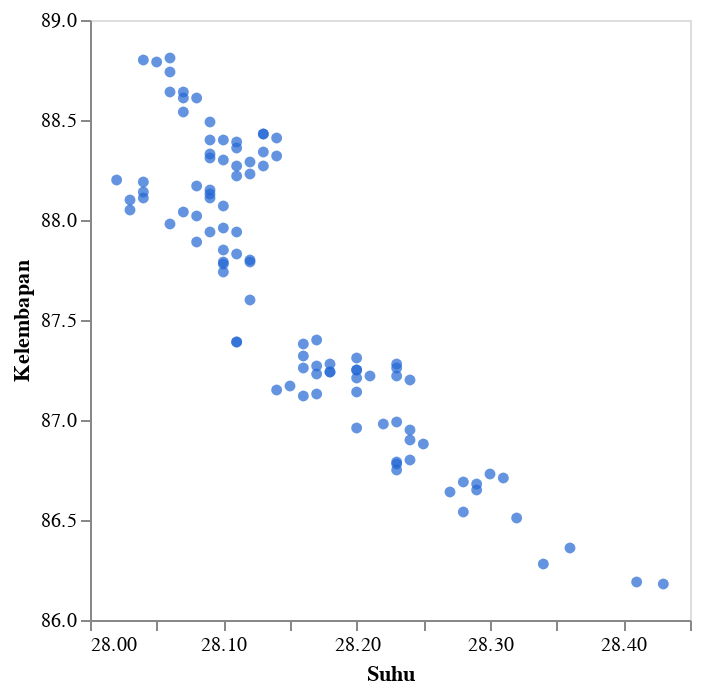

Notebook code for this chart:
### Code cell
(lambda: DeepnoteChart(dataIklim, """{"layer":[{"layer":[{"mark":{"clip":true,"type":"circle","color":"#2266D3","tooltip":true},"encoding":{"x":{"axis":{"grid":false},"sort":null,"type":"quantitative","field":"Suhu","scale":{"type":"linear","zero":false},"format":{"type":"default","decimals":null},"formatType":"numberFormatFromNumberType"},"y":{"axis":{"grid":false},"sort":null,"type":"quantitative","field":"Kelembapan","scale":{"type":"linear","zero":false},"format":{"type":"default","decimals":null},"formatType":"numberFormatFromNumberType"}}}]}],"title":"","config":{"legend":{}},"$schema":"https://vega.github.io/schema/vega-lite/v5.json","encoding":{},"usermeta":{"tooltipDefaultMode":true}}""") if 'DeepnoteChart' in globals() else _dntk.DeepnoteChart(dataIklim, """{"layer":[{"layer":[{"mark":{"clip":true,"type":"circle","color":"#2266D3","tooltip":true},"encoding":{"x":{"axis":{"grid":false},"sort":null,"type":"quantitative","field":"Suhu","scale":{"type":"linear","zero":false},"format":{"type":"default","decimals":null},"formatType":"numberFormatFromNumberType"},"y":{"axis":{"grid":false},"sort":null,"type":"quantitative","field":"Kelembapan","scale":{"type":"linear","zero":false},"format":{"type":"default","decimals":null},"formatType":"numberFormatFromNumberType"}}}]}],"title":"","config":{"legend":{}},"$schema":"https://vega.github.io/schema/vega-lite/v5.json","encoding":{},"usermeta":{"tooltipDefaultMode":true}}"""))()

### Figure 1 — Vega-Lite specification as saved in the notebook (floating-point values rounded to 4 significant figures)
{"layer": [{"layer": [{"mark": {"clip": true, "type": "circle", "color": "#2266D3", "tooltip": true}, "encoding": {"x": {"axis": {"grid": false}, "sort": null, "type": "quantitative", "field": "Suhu", "scale": {"type": "linear", "zero": false}, "format": {"type": "default", "decimals": null}, "formatType": "numberFormatFromNumberType"}, "y": {"axis": {"grid": false}, "sort": null, "type": "quantitative", "field": "Kelembapan", "scale": {"type": "linear", "zero": false}, "format": {"type": "default", "decimals": null}, "formatType": "numberFormatFromNumberType"}}}]}], "title": "", "config": {"legend": {}}, "$schema": "https://vega.github.io/schema/vega-lite/v5.json", "encoding": {}, "usermeta": {"tooltipDefaultMode": true}, "data": {"values": [{"Time": "2024-09-30T10:51:02", "Suhu": 28.43, "Kelembapan": 86.18, "Tekanan": 1011.0, "Embun": 25.9, "Volt": 4.06}, {"Time": "2024-09-30T10:52:02", "Suhu": 28.41, "Kelembapan": 86.19, "Tekanan": 1011.0, "Embun": 25.88, "Volt": 4.05}, {"Time": "2024-09-30T10:53:03", "Suhu": 28.34, "Kelembapan": 86.28, "Tekanan": 1011.0, "Embun": 25.83, "Volt": 4.05}, {"Time": "2024-09-30T10:54:02", "Suhu": 28.36, "Kelembapan": 86.36, "Tekanan": 1011.0, "Embun": 25.86, "Volt": 4.06}, {"Time": "2024-09-30T10:55:02", "Suhu": 28.32, "Kelembapan": 86.51, "Tekanan": 1011.0, "Embun": 25.85, "Volt": 4.06}, {"Time": "2024-09-30T10:56:03", "Suhu": 28.28, "Kelembapan": 86.54, "Tekanan": 1011.0, "Embun": 25.82, "Volt": 4.05}, {"Time": "2024-09-30T10:57:02", "Suhu": 28.31, "Kelembapan": 86.71, "Tekanan": 1011.0, "Embun": 25.88, "Volt": 4.05}, {"Time": "2024-09-30T10:58:02", "Suhu": 28.3, "Kelembapan": 86.73, "Tekanan": 1011.0, "Embun": 25.87, "Volt": 4.05}, {"Time": "2024-09-30T10:59:02", "Suhu": 28.29, "Kelembapan": 86.65, "Tekanan": 1011.0, "Embun": 25.85, "Volt": 4.05}, {"Time": "2024-09-30T11:00:03", "Suhu": 28.27, "Kelembapan": 86.64, "Tekanan": 1011.0, "Embun": 25.83, "Volt": 4.05}, {"Time": "2024-09-30T11:01:02", "Suhu": 28.28, "Kelembapan": 86.69, "Tekanan": 1011.0, "Embun": 25.85, "Volt": 4.06}, {"Time": "2024-09-30T11:02:02", "Suhu": 28.29, "Kelembapan": 86.68, "Tekanan": 1011.0, "Embun": 25.86, "Volt": 4.05}, {"Time": "2024-09-30T11:03:02", "Suhu": 28.23, "Kelembapan": 86.78, "Tekanan": 1011.0, "Embun": 25.82, "Volt": 4.05}, {"Time": "2024-09-30T11:04:02", "Suhu": 28.23, "Kelembapan": 86.75, "Tekanan": 1011.0, "Embun": 25.81, "Volt": 4.05}, {"Time": "2024-09-30T11:05:02", "Suhu": 28.23, "Kelembapan": 86.79, "Tekanan": 1011, "Embun": 25.82, "Volt": 4.06}, {"Time": "2024-09-30T11:06:02", "Suhu": 28.24, "Kelembapan": 86.8, "Tekanan": 1011.0, "Embun": 25.83, "Volt": 4.06}, {"Time": "2024-09-30T11:07:02", "Suhu": 28.24, "Kelembapan": 86.9, "Tekanan": 1011.0, "Embun": 25.85, "Volt": 4.06}, {"Time": "2024-09-30T11:08:02", "Suhu": 28.25, "Kelembapan": 86.88, "Tekanan": 1011.0, "Embun": 25.85, "Volt": 4.05}, {"Time": "2024-09-30T11:09:02", "Suhu": 28.24, "Kelembapan": 86.95, "Tekanan": 1011.0, "Embun": 25.86, "Volt": 4.05}, {"Time": "2024-09-30T11:10:03", "Suhu": 28.22, "Kelembapan": 86.98, "Tekanan": 1011.0, "Embun": 25.84, "Volt": 4.05}, {"Time": "2024-09-30T11:11:02", "Suhu": 28.2, "Kelembapan": 86.96, "Tekanan": 1011.0, "Embun": 25.82, "Volt": 4.05}, {"Time": "2024-09-30T11:12:02", "Suhu": 28.23, "Kelembapan": 86.99, "Tekanan": 1011.0, "Embun": 25.86, "Volt": 4.05}, {"Time": "2024-09-30T11:13:03", "Suhu": 28.2, "Kelembapan": 87.14, "Tekanan": 1011.0, "Embun": 25.86, "Volt": 4.05}, {"Time": "2024-09-30T11:14:02", "Suhu": 28.17, "Kelembapan": 87.23, "Tekanan": 1011.0, "Embun": 25.84, "Volt": 4.06}, {"Time": "2024-09-30T11:15:02", "Suhu": 28.18, "Kelembapan": 87.24, "Tekanan": 1011.0, "Embun": 25.86, "Volt": 4.06}, {"Time": "2024-09-30T11:16:03", "Suhu": 28.2, "Kelembapan": 87.25, "Tekanan": 1011.0, "Embun": 25.88, "Volt": 4.05}, {"Time": "2024-09-30T11:17:02", "Suhu": 28.18, "Kelembapan": 87.24, "Tekanan": 1011.0, "Embun": 25.86, "Volt": 4.05}, {"Time": "2024-09-30T11:18:03", "Suhu": 28.21, "Kelembapan": 87.22, "Tekanan": 1011.0, "Embun": 25.88, "Volt": 4.06}, {"Time": "2024-09-30T11:19:02", "Suhu": 28.23, "Kelembapan": 87.26, "Tekanan": 1011.0, "Embun": 25.91, "Volt": 4.05}, {"Time": "2024-09-30T11:20:03", "Suhu": 28.24, "Kelembapan": 87.2, "Tekanan": 1011.0, "Embun": 25.91, "Volt": 4.05}, {"Time": "2024-09-30T11:21:03", "Suhu": 28.23, "Kelembapan": 87.28, "Tekanan": 1011.0, "Embun": 25.91, "Volt": 4.05}, {"Time": "2024-09-30T11:22:03", "Suhu": 28.2, "Kelembapan": 87.21, "Tekanan": 1011.0, "Embun": 25.87, "Volt": 4.05}, {"Time": "2024-09-30T11:23:03", "Suhu": 28.23, "Kelembapan": 87.22, "Tekanan": 1011.0, "Embun": 25.9, "Volt": 4.05}, {"Time": "2024-09-30T11:24:03", "Suhu": 28.2, "Kelembapan": 87.31, "Tekanan": 1011.0, "Embun": 25.89, "Volt": 4.05}, {"Time": "2024-09-30T11:25:03", "Suhu": 28.2, "Kelembapan": 87.25, "Tekanan": 1011.0, "Embun": 25.88, "Volt": 4.06}, {"Time": "2024-09-30T11:27:03", "Suhu": 28.16, "Kelembapan": 87.26, "Tekanan": 1011.0, "Embun": 25.84, "Volt": 4.05}, {"Time": "2024-09-30T11:28:03", "Suhu": 28.14, "Kelembapan": 87.15, "Tekanan": 1011.0, "Embun": 25.8, "Volt": 4.05}, {"Time": "2024-09-30T11:29:03", "Suhu": 28.16, "Kelembapan": 87.12, "Tekanan": 1011.0, "Embun": 25.81, "Volt": 4.05}, {"Time": "2024-09-30T11:30:03", "Suhu": 28.17, "Kelembapan": 87.13, "Tekanan": 1011.0, "Embun": 25.82, "Volt": 4.05}, {"Time": "2024-09-30T11:31:03", "Suhu": 28.15, "Kelembapan": 87.17, "Tekanan": 1011.0, "Embun": 25.81, "Volt": 4.05}, {"Time": "2024-09-30T11:32:03", "Suhu": 28.17, "Kelembapan": 87.27, "Tekanan": 1011.0, "Embun": 25.85, "Volt": 4.05}, {"Time": "2024-09-30T11:33:03", "Suhu": 28.18, "Kelembapan": 87.28, "Tekanan": 1011.0, "Embun": 25.86, "Volt": 4.05}, {"Time": "2024-09-30T11:34:03", "Suhu": 28.16, "Kelembapan": 87.32, "Tekanan": 1011.0, "Embun": 25.85, "Volt": 4.05}, {"Time": "2024-09-30T11:35:03", "Suhu": 28.17, "Kelembapan": 87.4, "Tekanan": 1011.0, "Embun": 25.88, "Volt": 4.05}, {"Time": "2024-09-30T11:36:03", "Suhu": 28.16, "Kelembapan": 87.38, "Tekanan": 1011.0, "Embun": 25.86, "Volt": 4.05}, {"Time": "2024-09-30T11:37:03", "Suhu": 28.11, "Kelembapan": 87.39, "Tekanan": 1011.0, "Embun": 25.82, "Volt": 4.05}, {"Time": "2024-09-30T11:38:03", "Suhu": 28.11, "Kelembapan": 87.39, "Tekanan": 1011.0, "Embun": 25.82, "Volt": 4.05}, {"Time": "2024-09-30T11:39:03", "Suhu": 28.12, "Kelembapan": 87.6, "Tekanan": 1011.0, "Embun": 25.87, "Volt": 4.05}, {"Time": "2024-09-30T11:40:03", "Suhu": 28.1, "Kelembapan": 87.74, "Tekanan": 1011.0, "Embun": 25.87, "Volt": 4.05}, {"Time": "2024-09-30T11:41:03", "Suhu": 28.1, "Kelembapan": 87.78, "Tekanan": 1011.0, "Embun": 25.88, "Volt": 4.05}, {"Time": "2024-09-30T11:42:03", "Suhu": 28.06, "Kelembapan": 87.98, "Tekanan": 1012.0, "Embun": 25.88, "Volt": 4.06}, {"Time": "2024-09-30T11:43:03", "Suhu": 28.03, "Kelembapan": 88.1, "Tekanan": 1011.0, "Embun": 25.87, "Volt": 4.06}, {"Time": "2024-09-30T11:44:03", "Suhu": 28.02, "Kelembapan": 88.2, "Tekanan": 1011.0, "Embun": 25.88, "Volt": 4.05}, {"Time": "2024-09-30T11:45:03", "Suhu": 28.04, "Kelembapan": 88.19, "Tekanan": 1011.0, "Embun": 25.9, "Volt": 4.05}, {"Time": "2024-09-30T11:46:03", "Suhu": 28.04, "Kelembapan": 88.11, "Tekanan": 1012.0, "Embun": 25.89, "Volt": 4.06}, {"Time": "2024-09-30T11:47:03", "Suhu": 28.03, "Kelembapan": 88.05, "Tekanan": 1012.0, "Embun": 25.86, "Volt": 4.06}, {"Time": "2024-09-30T11:48:03", "Suhu": 28.08, "Kelembapan": 88.17, "Tekanan": 1012.0, "Embun": 25.94, "Volt": 4.05}, {"Time": "2024-09-30T11:49:03", "Suhu": 28.04, "Kelembapan": 88.14, "Tekanan": 1012.0, "Embun": 25.89, "Volt": 4.05}, {"Time": "2024-09-30T11:50:03", "Suhu": 28.09, "Kelembapan": 88.11, "Tekanan": 1012.0, "Embun": 25.93, "Volt": 4.05}, {"Time": "2024-09-30T11:51:03", "Suhu": 28.08, "Kelembapan": 88.02, "Tekanan": 1012.0, "Embun": 25.91, "Volt": 4.05}, {"Time": "2024-09-30T11:52:03", "Suhu": 28.09, "Kelembapan": 87.94, "Tekanan": 1012.0, "Embun": 25.9, "Volt": 4.05}, {"Time": "2024-09-30T11:53:03", "Suhu": 28.08, "Kelembapan": 87.89, "Tekanan": 1012.0, "Embun": 25.88, "Volt": 4.06}, {"Time": "2024-09-30T11:54:03", "Suhu": 28.1, "Kelembapan": 87.96, "Tekanan": 1012.0, "Embun": 25.92, "Volt": 4.05}, {"Time": "2024-09-30T11:55:03", "Suhu": 28.11, "Kelembapan": 87.94, "Tekanan": 1012.0, "Embun": 25.92, "Volt": 4.05}, {"Time": "2024-09-30T11:56:03", "Suhu": 28.11, "Kelembapan": 87.83, "Tekanan": 1012.0, "Embun": 25.9, "Volt": 4.05}, {"Time": "2024-09-30T11:57:03", "Suhu": 28.12, "Kelembapan": 87.8, "Tekanan": 1012.0, "Embun": 25.9, "Volt": 4.05}, {"Time": "2024-09-30T11:58:03", "Suhu": 28.1, "Kelembapan": 87.79, "Tekanan": 1012.0, "Embun": 25.88, "Volt": 4.05}, {"Time": "2024-09-30T11:59:03", "Suhu": 28.12, "Kelembapan": 87.79, "Tekanan": 1012.0, "Embun": 25.9, "Volt": 4.05}, {"Time": "2024-09-30T12:00:03", "Suhu": 28.1, "Kelembapan": 87.85, "Tekanan": 1012.0, "Embun": 25.89, "Volt": 4.05}, {"Time": "2024-09-30T12:01:03", "Suhu": 28.1, "Kelembapan": 88.07, "Tekanan": 1012.0, "Embun": 25.94, "Volt": 4.05}, {"Time": "2024-09-30T12:02:03", "Suhu": 28.07, "Kelembapan": 88.04, "Tekanan": 1012.0, "Embun": 25.9, "Volt": 4.06}, {"Time": "2024-09-30T12:03:03", "Suhu": 28.09, "Kelembapan": 88.15, "Tekanan": 1012.0, "Embun": 25.94, "Volt": 4.05}, {"Time": "2024-09-30T12:04:03", "Suhu": 28.09, "Kelembapan": 88.13, "Tekanan": 1012.0, "Embun": 25.94, "Volt": 4.05}, {"Time": "2024-09-30T12:05:03", "Suhu": 28.11, "Kelembapan": 88.27, "Tekanan": 1012.0, "Embun": 25.99, "Volt": 4.06}, {"Time": "2024-09-30T12:06:03", "Suhu": 28.13, "Kelembapan": 88.27, "Tekanan": 1012.0, "Embun": 26, "Volt": 4.05}, {"Time": "2024-09-30T12:07:03", "Suhu": 28.11, "Kelembapan": 88.22, "Tekanan": 1012.0, "Embun": 25.98, "Volt": 4.05}, {"Time": "2024-09-30T12:08:03", "Suhu": 28.12, "Kelembapan": 88.23, "Tekanan": 1012.0, "Embun": 25.99, "Volt": 4.05}, {"Time": "2024-09-30T12:09:03", "Suhu": 28.14, "Kelembapan": 88.32, "Tekanan": 1012.0, "Embun": 26.02, "Volt": 4.05}, {"Time": "2024-09-30T12:10:03", "Suhu": 28.11, "Kelembapan": 88.36, "Tekanan": 1012.0, "Embun": 26, "Volt": 4.05}, {"Time": "2024-09-30T12:11:03", "Suhu": 28.12, "Kelembapan": 88.29, "Tekanan": 1012.0, "Embun": 26, "Volt": 4.05}, {"Time": "2024-09-30T12:12:03", "Suhu": 28.14, "Kelembapan": 88.41, "Tekanan": 1012.0, "Embun": 26.04, "Volt": 4.06}, {"Time": "2024-09-30T12:13:03", "Suhu": 28.13, "Kelembapan": 88.43, "Tekanan": 1012.0, "Embun": 26.04, "Volt": 4.05}, {"Time": "2024-09-30T12:14:03", "Suhu": 28.13, "Kelembapan": 88.43, "Tekanan": 1012.0, "Embun": 26.04, "Volt": 4.05}, {"Time": "2024-09-30T12:15:03", "Suhu": 28.1, "Kelembapan": 88.4, "Tekanan": 1012.0, "Embun": 26, "Volt": 4.05}, {"Time": "2024-09-30T12:16:03", "Suhu": 28.13, "Kelembapan": 88.34, "Tekanan": 1012.0, "Embun": 26.02, "Volt": 4.05}, {"Time": "2024-09-30T12:17:03", "Suhu": 28.09, "Kelembapan": 88.33, "Tekanan": 1012.0, "Embun": 25.98, "Volt": 4.05}, {"Time": "2024-09-30T12:18:03", "Suhu": 28.11, "Kelembapan": 88.39, "Tekanan": 1012.0, "Embun": 26.01, "Volt": 4.05}, {"Time": "2024-09-30T12:19:03", "Suhu": 28.09, "Kelembapan": 88.4, "Tekanan": 1012.0, "Embun": 25.99, "Volt": 4.05}, {"Time": "2024-09-30T12:20:03", "Suhu": 28.09, "Kelembapan": 88.31, "Tekanan": 1012.0, "Embun": 25.97, "Volt": 4.05}, {"Time": "2024-09-30T12:21:03", "Suhu": 28.1, "Kelembapan": 88.3, "Tekanan": 1012.0, "Embun": 25.98, "Volt": 4.05}, {"Time": "2024-09-30T12:22:03", "Suhu": 28.09, "Kelembapan": 88.49, "Tekanan": 1012.0, "Embun": 26.01, "Volt": 4.05}, {"Time": "2024-09-30T12:23:03", "Suhu": 28.07, "Kelembapan": 88.54, "Tekanan": 1012.0, "Embun": 26, "Volt": 4.05}, {"Time": "2024-09-30T12:24:03", "Suhu": 28.07, "Kelembapan": 88.61, "Tekanan": 1012.0, "Embun": 26.01, "Volt": 4.06}, {"Time": "2024-09-30T12:25:03", "Suhu": 28.07, "Kelembapan": 88.64, "Tekanan": 1012.0, "Embun": 26.02, "Volt": 4.06}, {"Time": "2024-09-30T12:26:03", "Suhu": 28.08, "Kelembapan": 88.61, "Tekanan": 1012.0, "Embun": 26.02, "Volt": 4.06}, {"Time": "2024-09-30T12:27:03", "Suhu": 28.06, "Kelembapan": 88.64, "Tekanan": 1012.0, "Embun": 26.01, "Volt": 4.05}, {"Time": "2024-09-30T12:28:03", "Suhu": 28.06, "Kelembapan": 88.74, "Tekanan": 1012.0, "Embun": 26.03, "Volt": 4.05}, {"Time": "2024-09-30T12:29:03", "Suhu": 28.04, "Kelembapan": 88.8, "Tekanan": 1012.0, "Embun": 26.02, "Volt": 4.06}, {"Time": "2024-09-30T12:30:03", "Suhu": 28.06, "Kelembapan": 88.81, "Tekanan": 1012.0, "Embun": 26.04, "Volt": 4.05}, {"Time": "2024-09-30T12:31:03", "Suhu": 28.05, "Kelembapan": 88.79, "Tekanan": 1012.0, "Embun": 26.03, "Volt": 4.05}]}}
